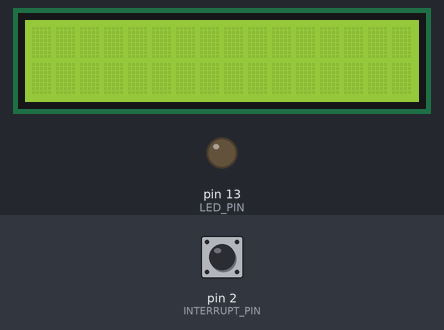
A sketch run on a simulated Arduino Uno, built with avr-gcc and run on an emulated ATmega328P. On the bench: 16×2 character LCD, output pins drawn as LEDs (lit = HIGH). The test bench sets the inputs (shaded band); at power-on: pin 2 (INTERRUPT_PIN) HIGH. What the sketch prints to the serial monitor is not drawn.

Above: at 1.2 s.
1.3 s: pin 2 (INTERRUPT_PIN) pulled LOW for 0.15 s
At 1.9 s:
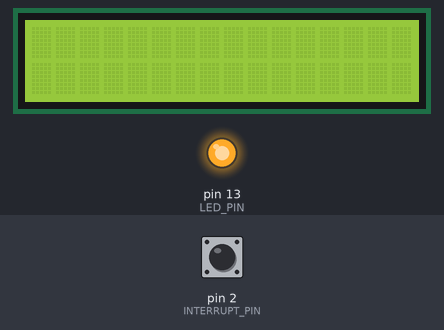
2.9 s: pin 2 (INTERRUPT_PIN) pulled LOW for 1 s
At 3.2 s:
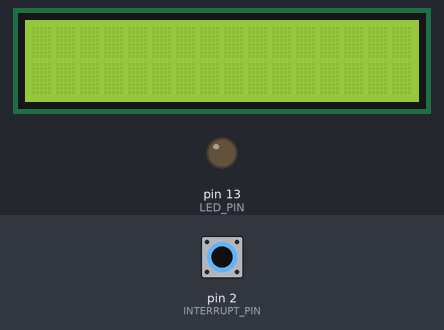
5.4 s: pin 2 (INTERRUPT_PIN) pulled LOW for 3.2 s
At 6.3 s:
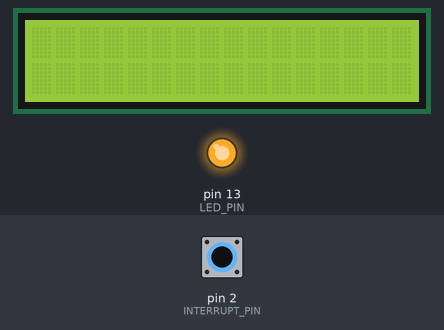
Timing chart, 0 to 8.4 s (numbered marks = the images above; inputs shaded):
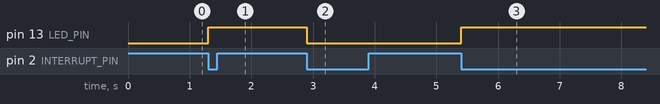

Measured:
- after the input at 1.3 s, pin 13 (LED_PIN): LOW → HIGH at once
- after the input at 2.9 s, pin 13 (LED_PIN): HIGH → LOW at once
- after the input at 5.4 s, pin 13 (LED_PIN): LOW → HIGH at once

The sketch:

indiProject.ino
```cpp
#include <LiquidCrystal.h>
LiquidCrystal lcd(12, 11, 6, 5, 4, 3);
const int LED_PIN = 13;
const int INTERRUPT_PIN = 2;
volatile bool ledState = LOW;
volatile int count = 0;

void setup() {
    pinMode(LED_PIN, OUTPUT);
    pinMode(INTERRUPT_PIN, INPUT_PULLUP);
    attachInterrupt(digitalPinToInterrupt(INTERRUPT_PIN), ledInterrupt, FALLING); // trigger when button pressed, but not when released.
    lcd.begin(16, 2);
    Serial.begin(9600);
}

void loop() {
  digitalWrite(LED_PIN, ledState);
}

void ledInterrupt() {
   ledState = !ledState;
   count = count + 1;
   Serial.print(count);
}
```
